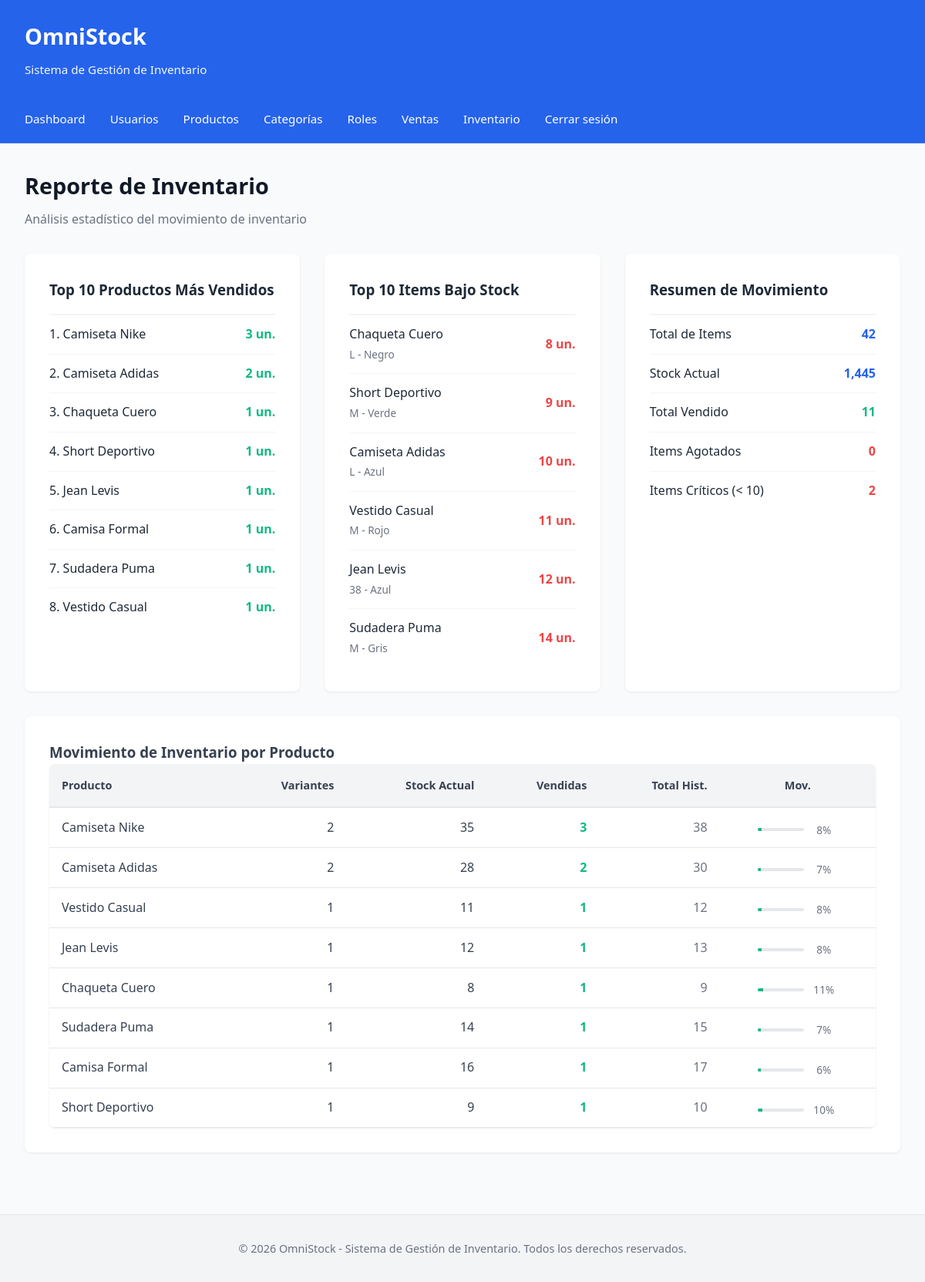
The app's page /inventario/reporte.php (signed in) with its own data.
### tables this page shows
CREATE TABLE inventario(
id_inventario INT AUTO_INCREMENT PRIMARY KEY,
producto INT,
talla INT,
color INT,
stock INT DEFAULT 0,
FOREIGN KEY (producto) REFERENCES productos(id_producto),
FOREIGN KEY (talla) REFERENCES tallas(id_talla),
FOREIGN KEY (color) REFERENCES colores(id_color)
);

CREATE TABLE productos(
id_producto INT AUTO_INCREMENT PRIMARY KEY,
nom_producto VARCHAR(100),
descripcion VARCHAR(255),
precio_compra DECIMAL(10,2),
precio_venta DECIMAL(10,2),
categoria INT,
estado TINYINT DEFAULT 1,
FOREIGN KEY (categoria) REFERENCES categoria(id_categoria)
);

CREATE TABLE tallas(
id_talla INT AUTO_INCREMENT PRIMARY KEY,
nombre_talla VARCHAR(10)
);

CREATE TABLE colores(
id_color INT AUTO_INCREMENT PRIMARY KEY,
nombre_color VARCHAR(30)
);

### inventario/reporte.php (the view, shortened to what this page needs)
<?php
include("../config/conexion.php");
include("../includes/header.php");
?>
<div class="page-header">
    <h2>Reporte de Inventario</h2>
    <p style="color: #6b7280;">Análisis estadístico del movimiento de inventario</p>
</div>
<div class="reportes-container">
    <?php
    $top_vendidos = $conn->query("
        SELECT
            p.nom_producto,
            SUM(dv.cantidad) as total_vendido,
            COUNT(DISTINCT v.id_venta) as num_ventas
        FROM detalle_venta dv
        JOIN inventario i ON dv.inventario = i.id_inventario
        JOIN productos p ON i.producto = p.id_producto
        JOIN ventas v ON dv.venta = v.id_venta
        GROUP BY p.id_producto, p.nom_producto
        ORDER BY total_vendido DESC
        LIMIT 10
    ");
    ?>
    <div class="reporte-card">
        <h3>Top 10 Productos Más Vendidos</h3>
        <ul class="reporte-list">
            <?php
            if($top_vendidos->num_rows == 0):
            ?>
                <li style="padding: 1rem; text-align: center; color: #6b7280;">Sin ventas aún</li>
            <?php
            else:
                $posicion = 1;
                while($row = $top_vendidos->fetch_assoc()):
            ?>
                <li>
                    <span class="reporte-name"><?php echo $posicion . '. ' . htmlspecialchars($row['nom_producto']); ?></span>
                    <span class="reporte-value success"><?php echo number_format($row['total_vendido']); ?> un.</span>
                </li>
            <?php
                    $posicion++;
                endwhile;
            endif;
            ?>
        </ul>
    </div>
    <?php
    $bajo_stock = $conn->query("
        SELECT
            p.nom_producto,
            i.stock,
            t.nombre_talla,
            c.nombre_color
        FROM inventario i
        JOIN productos p ON i.producto = p.id_producto
        LEFT JOIN tallas t ON i.talla = t.id_talla
        LEFT JOIN colores c ON i.color = c.id_color
        WHERE i.stock < 15
        ORDER BY i.stock ASC
        LIMIT 10
    ");
    ?>
    <div class="reporte-card">
        <h3>Top 10 Items Bajo Stock</h3>
        <ul class="reporte-list">
            <?php
            if($bajo_stock->num_rows == 0):
            ?>
                <li style="padding: 1rem; text-align: center; color: #6b7280;">Inventario bien abastecido</li>
            <?php
            else:
                while($row = $bajo_stock->fetch_assoc()):
            ?>
                <li>
                    <span class="reporte-name">
                        <?php echo htmlspecialchars($row['nom_producto']); ?>
                        <br><span style="font-size: 0.85rem; color: #6b7280;"><?php echo htmlspecialchars($row['nombre_talla'] ?? 'N/A'); ?> - <?php echo htmlspecialchars($row['nombre_color'] ?? 'N/A'); ?></span>
                    </span>
                    <span class="reporte-value danger"><?php echo $row['stock']; ?> un.</span>
                </li>
            <?php
                endwhile;
            endif;
            ?>
        </ul>
    </div>
    <?php
    $movimiento = $conn->query("
        SELECT
            COUNT(DISTINCT i.id_inventario) as total_items,
            SUM(i.stock) as stock_actual,
            COALESCE(SUM(dv.cantidad), 0) as total_vendido,
            COUNT(CASE WHEN i.stock = 0 THEN 1 END) as items_agotados,
            COUNT(CASE WHEN i.stock < 10 THEN 1 END) as items_criticos
        FROM inventario i
        LEFT JOIN detalle_venta dv ON i.id_inventario = dv.inventario
    ");
    $mov = $movimiento->fetch_assoc();
    ?>
    <div class="reporte-card">
        <h3>Resumen de Movimiento</h3>
        <ul class="reporte-list">
            <li>
                <span class="reporte-name">Total de Items</span>
                <span class="reporte-value"><?php echo number_format($mov['total_items']); ?></span>
            </li>
            <li>
                <span class="reporte-name">Stock Actual</span>
                <span class="reporte-value"><?php echo number_format($mov['stock_actual']); ?></span>
            </li>
            <li>
                <span class="reporte-name">Total Vendido</span>
                <span class="reporte-value success"><?php echo number_format($mov['total_vendido']); ?></span>
            </li>
            <li>
                <span class="reporte-name">Items Agotados</span>
                <span class="reporte-value danger"><?php echo number_format($mov['items_agotados']); ?></span>
            </li>
            <li>
                <span class="reporte-name">Items Críticos (&lt; 10)</span>
                <span class="reporte-value danger"><?php echo number_format($mov['items_criticos']); ?></span>
            </li>
        </ul>
    </div>
</div>
<?php
$movimiento_producto = $conn->query("
    SELECT
        p.nom_producto,
        COUNT(DISTINCT i.id_inventario) as variantes,
        SUM(i.stock) as stock_actual,
        COALESCE(SUM(dv.cantidad), 0) as total_vendido,
        SUM(i.stock) + COALESCE(SUM(dv.cantidad), 0) as stock_original,
        CASE
            WHEN SUM(i.stock) + COALESCE(SUM(dv.cantidad), 0) = 0 THEN 0
            ELSE ROUND((COALESCE(SUM(dv.cantidad), 0) / (SUM(i.stock) + COALESCE(SUM(dv.cantidad), 0))) * 100)
        END as porcentaje_vendido
    FROM productos p
    JOIN inventario i ON p.id_producto = i.producto
    LEFT JOIN detalle_venta dv ON i.id_inventario = dv.inventario
    GROUP BY p.id_producto, p.nom_producto
    ORDER BY total_vendido DESC
");
?>
<div style="background: white; padding: 2rem; border-radius: 8px; box-shadow: 0 1px 3px rgba(0, 0, 0, 0.08);">
    <h3 style="margin-top: 0;">Movimiento de Inventario por Producto</h3>
    <table style="width: 100%; border-collapse: collapse;">
        <thead style="background-color: #f3f4f6; border-bottom: 2px solid #e5e7eb;">
            <tr>
                <th style="padding: 1rem; text-align: left; font-weight: 600; color: #374151;">Producto</th>
                <th style="padding: 1rem; text-align: right; font-weight: 600; color: #374151;">Variantes</th>
                <th style="padding: 1rem; text-align: right; font-weight: 600; color: #374151;">Stock Actual</th>
                <th style="padding: 1rem; text-align: right; font-weight: 600; color: #374151;">Vendidas</th>
                <th style="padding: 1rem; text-align: right; font-weight: 600; color: #374151;">Total Hist.</th>
                <th style="padding: 1rem; text-align: center; font-weight: 600; color: #374151;">Mov.</th>
            </tr>
        </thead>
        <tbody>
            <?php
            while($row = $movimiento_producto->fetch_assoc()):
            ?>
                <tr style="border-bottom: 1px solid #e5e7eb;">
                    <td style="padding: 0.75rem 1rem; font-weight: 500;"><?php echo htmlspecialchars($row['nom_producto']); ?></td>
                    <td style="padding: 0.75rem 1rem; text-align: right;"><?php echo $row['variantes']; ?></td>
                    <td style="padding: 0.75rem 1rem; text-align: right;"><?php echo number_format($row['stock_actual']); ?></td>
                    <td style="padding: 0.75rem 1rem; text-align: right; color: #10b981; font-weight: 600;"><?php echo number_format($row['total_vendido']); ?></td>
                    <td style="padding: 0.75rem 1rem; text-align: right; color: #6b7280;"><?php echo number_format($row['stock_original']); ?></td>
                    <td style="padding: 0.75rem 1rem; text-align: center;">
                        <div style="display: inline-flex; align-items: center; gap: 0.5rem;">
                            <div style="width: 60px; height: 4px; background-color: #e5e7eb; border-radius: 2px; overflow: hidden;">
                                <div style="height: 100%; background-color: #10b981; width: <?php echo $row['porcentaje_vendido']; ?>%;"></div>
                            </div>
                            <span style="font-size: 0.85rem; color: #6b7280; min-width: 35px;"><?php echo $row['porcentaje_vendido']; ?>%</span>
                        </div>
                    </td>
                </tr>
            <?php
            endwhile;
            ?>
        </tbody>
    </table>
</div>
<?php include("../includes/footer.php"); ?>

### css/estilos.css (style rules this page uses)
* { margin: 0; padding: 0; box-sizing: border-box; }
body { font-family: 'Segoe UI', Tahoma, Geneva, Verdana, sans-serif; background-color: #f9fafb; color: #374151; line-height: 1.6; }
.page-header { margin-bottom: 2rem; }
.page-header h2 { font-size: 1.8rem; font-weight: 600; color: #111827; margin-bottom: 0.5rem; }
table { width: 100%; border-collapse: collapse; background-color: white; border-radius: 8px; overflow: hidden; box-shadow: 0 1px 3px rgba(0, 0, 0, 0.08); }
thead { background-color: #f3f4f6; border-bottom: 2px solid #e5e7eb; }
th { padding: 1rem; text-align: left; font-weight: 600; color: #374151; font-size: 0.9rem; }
td { padding: 1rem; border-bottom: 1px solid #e5e7eb; }
tbody tr:last-child td { border-bottom: none; }

### inventario/reporte.php (style rules this page uses)
.reportes-container { display: grid; grid-template-columns: repeat(auto-fit, minmax(350px, 1fr)); gap: 2rem; margin-bottom: 2rem; }
.reporte-card { background: white; padding: 2rem; border-radius: 8px; box-shadow: 0 1px 3px rgba(0, 0, 0, 0.08); }
.reporte-card h3 { margin-top: 0; color: #1f2937; border-bottom: 2px solid #f3f4f6; padding-bottom: 1rem; }
.reporte-list { list-style: none; padding: 0; margin: 0; }
.reporte-list li { padding: 0.75rem 0; border-bottom: 1px solid #f3f4f6; display: flex; justify-content: space-between; align-items: center; }
.reporte-list li:last-child { border-bottom: none; }
.reporte-name { flex: 1; font-weight: 500; color: #1f2937; }
.reporte-value { font-weight: 700; color: #2563eb; margin-left: 1rem; text-align: right; }
.reporte-value.danger { color: #ef4444; }
.reporte-value.success { color: #10b981; }

### records on screen
inventario: producto.nom_producto "Chaqueta Cuero", talla.nombre_talla "L", color.nombre_color "Negro", stock "8"
inventario: producto.nom_producto "Short Deportivo", talla.nombre_talla "M", color.nombre_color "Verde", stock "9"
inventario: producto.nom_producto "Camiseta Adidas", talla.nombre_talla "L", color.nombre_color "Azul", stock "10"
inventario: producto.nom_producto "Vestido Casual", talla.nombre_talla "M", color.nombre_color "Rojo", stock "11"
inventario: producto.nom_producto "Jean Levis", talla.nombre_talla "38", color.nombre_color "Azul", stock "12"
inventario: producto.nom_producto "Sudadera Puma", talla.nombre_talla "M", color.nombre_color "Gris", stock "14"

### other values on screen
$row['nom_producto'] "Camiseta Nike"
$row['total_vendido'] "3"
$row['nom_producto'] "Camiseta Adidas"
$row['total_vendido'] "2"
$row['nom_producto'] "Chaqueta Cuero"
$row['total_vendido'] "1"
$row['nom_producto'] "Short Deportivo"
$row['nom_producto'] "Jean Levis"
$row['nom_producto'] "Camisa Formal"
$row['nom_producto'] "Sudadera Puma"
$row['nom_producto'] "Vestido Casual"
$mov['total_items'] "42"
$mov['stock_actual'] "1,445"
$mov['total_vendido'] "11"
$mov['items_agotados'] "0"
